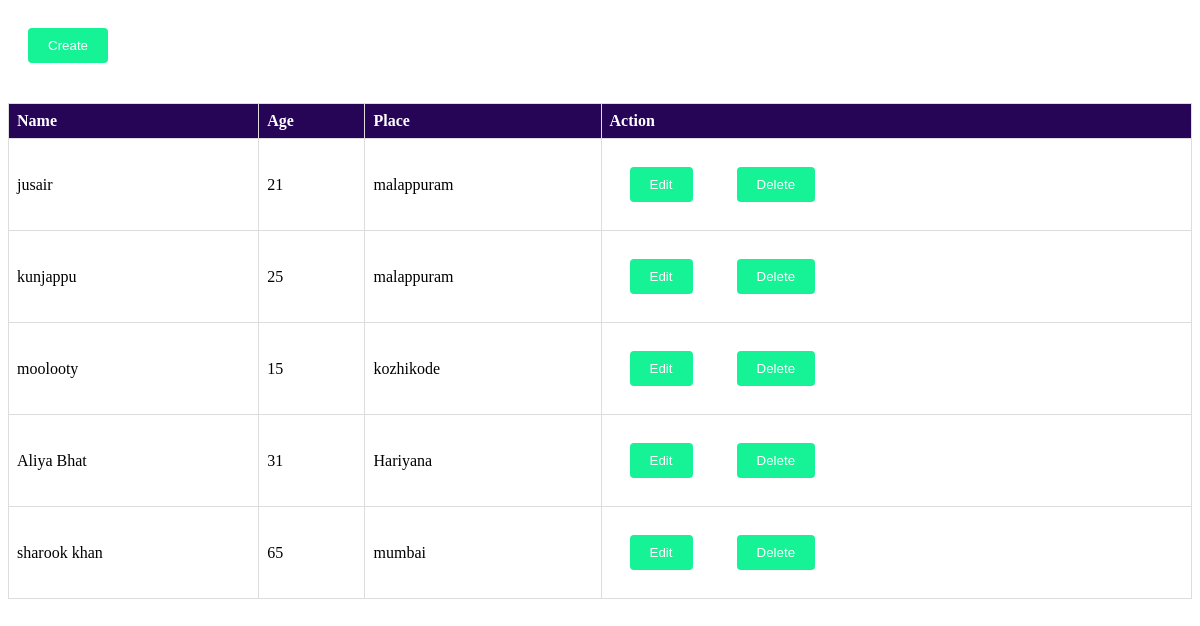
The page / on the database its author committed.
### core/models.py (models this page shows)
class Userdetail(models.Model):
    name=models.CharField(max_length=255)
    age=models.IntegerField(null=True)
    place=models.TextField()

### core/views.py (the view)
# urls.py: path('', views.home),
def home(request):
    userdata=Userdetail.objects.all()
    print(userdata)
    return render(request,'home.html',{'user':userdata})

### templates/home.html (shortened to what this page needs)
<!DOCTYPE html>
<html lang="en">
<head>
</head>
<body>
    <button>
        <a href="/create">Create</a>
    </button>
    <table>
        <thead>
            <tr>
                <th>Name</th>
                <th>Age</th>
                <th>Place</th>
                <th>Action</th>
            </tr>
        </thead>
        <tbody>
            {% for user_obj in user %}
            <tr>
                <td data-label="Name">{{user_obj.name}}</td>
                <td data-label="Age">{{user_obj.age}}</td>
                <td data-label="Place">{{user_obj.place}}</td>
                <td>
                    <button>Edit</button>
                    <button>Delete</button>
                </td>
            </tr>
            {% endfor %}
        </tbody>
    </table>
</body>
</html>

### templates/home.html (style rules this page uses)
table { width: 100%; border-collapse: collapse; margin-bottom: 20px; margin-top: 20px; }
th, td { border: 1px solid #ddd; padding: 8px; text-align: left; }
th { background-color: #260456; color: white; }
button { margin: 20px; padding: 10px 20px; background-color: #15f396; color: white; border: none; border-radius: 4px; cursor: pointer; }
button a { text-decoration: none; color: white; }

### rows shown on the page
Userdetail: name "jusair", age "21", place "malappuram"
Userdetail: name "kunjappu", age "25", place "malappuram"
Userdetail: name "moolooty", age "15", place "kozhikode"
Userdetail: name "Aliya Bhat", age "31", place "Hariyana"
Userdetail: name "sharook khan", age "65", place "mumbai"
